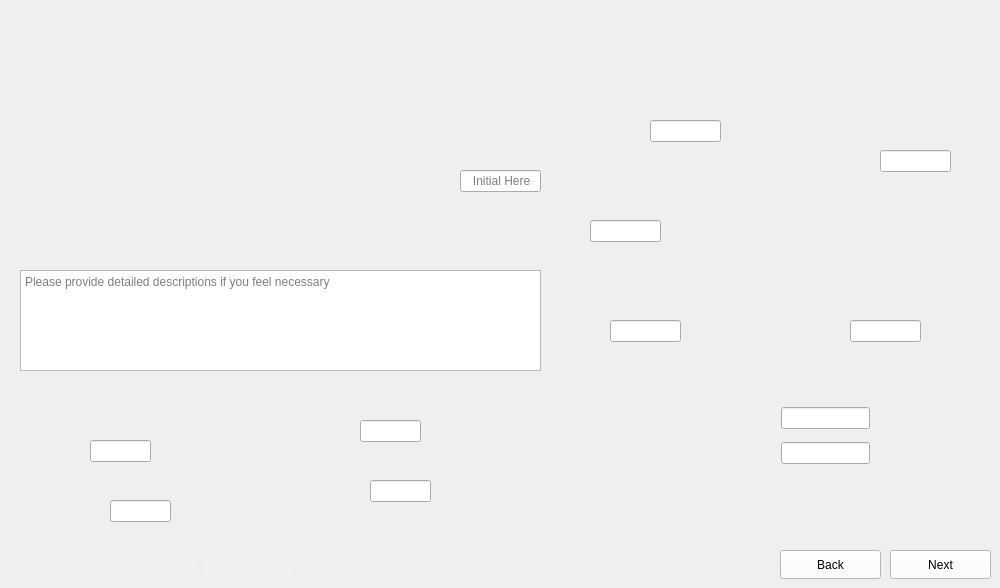
      <widget class="QWidget" name="Premount_Clean_and_Measure_Subwafer_2">
       <property name="maximumSize">
        <size>
         <width>1024</width>
         <height>600</height>
        </size>
       </property>
       <property name="styleSheet">
        <string notr="true">border-image: url(:/images/images/Premount_Clean_and_Measure_Subwafer_2.png);</string>
       </property>
       <widget class="QTextEdit" name="Premount_Clean_and_Measure_Subwafer_2_Comments">
        <property name="geometry">
         <rect>
          <x>20</x>
          <y>270</y>
          <width>521</width>
          <height>101</height>
         </rect>
        </property>
        <property name="styleSheet">
         <string notr="true">border-image:None;</string>
        </property>
        <property name="placeholderText">
         <string>Please provide detailed descriptions if you feel necessary </string>
        </property>
       </widget>
       <widget class="QLineEdit" name="Premount_Clean_and_Measure_Subwafer_2_Data4">
        <property name="geometry">
         <rect>
          <x>90</x>
          <y>440</y>
          <width>61</width>
          <height>22</height>
         </rect>
        </property>
        <property name="styleSheet">
         <string notr="true">border-image:None;</string>
        </property>
       </widget>
       <widget class="QLineEdit" name="Premount_Clean_and_Measure_Subwafer_2_Data6">
        <property name="geometry">
         <rect>
          <x>370</x>
          <y>480</y>
          <width>61</width>
          <height>22</height>
         </rect>
        </property>
        <property name="styleSheet">
         <string notr="true">border-image:None;</string>
        </property>
       </widget>
       <widget class="QLineEdit" name="Premount_Clean_and_Measure_Subwafer_2_Data5">
        <property name="geometry">
         <rect>
          <x>110</x>
          <y>500</y>
          <width>61</width>
          <height>22</height>
         </rect>
        </property>
        <property name="styleSheet">
         <string notr="true">border-image:None;</string>
        </property>
       </widget>
       <widget class="QLineEdit" name="Premount_Clean_and_Measure_Subwafer_2_Data7">
        <property name="geometry">
         <rect>
          <x>360</x>
          <y>420</y>
          <width>61</width>
          <height>22</height>
         </rect>
        </property>
        <property name="styleSheet">
         <string notr="true">border-image:None;</string>
        </property>
       </widget>
       <widget class="QLineEdit" name="Premount_Clean_and_Measure_Subwafer_2_Dates">
        <property name="geometry">
         <rect>
          <x>111</x>
          <y>561</y>
          <width>86</width>
          <height>18</height>
         </rect>
        </property>
        <property name="styleSheet">
         <string notr="true">QLineEdit{
background-color: rgb(240, 240, 240);
border: none;
border-image:None;
}</string>
        </property>
       </widget>
       <widget class="QLineEdit" name="Premount_Clean_and_Measure_Subwafer_2_Initial">
        <property name="geometry">
         <rect>
          <x>204</x>
          <y>561</y>
          <width>86</width>
          <height>18</height>
         </rect>
        </property>
        <property name="styleSheet">
         <string notr="true">QLineEdit{
background-color: rgb(240, 240, 240);
border: none;
border-image:None;
}</string>
        </property>
       </widget>
       <widget class="QLineEdit" name="Premount_Clean_and_Measure_Subwafer_2_Data0">
        <property name="geometry">
         <rect>
          <x>460</x>
          <y>170</y>
          <width>81</width>
          <height>22</height>
         </rect>
        </property>
        <property name="styleSheet">
         <string notr="true">border-image:None;</string>
        </property>
        <property name="placeholderText">
         <string>   Initial Here</string>
        </property>
       </widget>
       <widget class="QLineEdit" name="Premount_Clean_and_Measure_Subwafer_2_Data8">
        <property name="geometry">
         <rect>
          <x>590</x>
          <y>220</y>
          <width>71</width>
          <height>22</height>
         </rect>
        </property>
        <property name="styleSheet">
         <string notr="true">border-image:None;</string>
        </property>
       </widget>
       <widget class="QLineEdit" name="Premount_Clean_and_Measure_Subwafer_2_Data9">
        <property name="geometry">
         <rect>
          <x>850</x>
          <y>320</y>
          <width>71</width>
          <height>22</height>
         </rect>
        </property>
        <property name="styleSheet">
         <string notr="true">border-image:None;</string>
        </property>
       </widget>
       <widget class="QLineEdit" name="Premount_Clean_and_Measure_Subwafer_2_Data10">
        <property name="geometry">
         <rect>
          <x>781</x>
          <y>442</y>
          <width>89</width>
          <height>22</height>
         </rect>
        </property>
        <property name="styleSheet">
         <string notr="true">border-image:None;</string>
        </property>
       </widget>
       <widget class="QLineEdit" name="Premount_Clean_and_Measure_Subwafer_2_Data11">
        <property name="geometry">
         <rect>
          <x>650</x>
          <y>120</y>
          <width>71</width>
          <height>22</height>
         </rect>
        </property>
        <property name="styleSheet">
         <string notr="true">border-image:None;</string>
        </property>
       </widget>
       <widget class="QLineEdit" name="Premount_Clean_and_Measure_Subwafer_2_Data1">
        <property name="geometry">
         <rect>
          <x>880</x>
          <y>150</y>
          <width>71</width>
          <height>22</height>
         </rect>
        </property>
        <property name="styleSheet">
         <string notr="true">border-image:None;</string>
        </property>
       </widget>
       <widget class="QLineEdit" name="Premount_Clean_and_Measure_Subwafer_2_Data2">
        <property name="geometry">
         <rect>
          <x>610</x>
          <y>320</y>
          <width>71</width>
          <height>22</height>
         </rect>
        </property>
        <property name="styleSheet">
         <string notr="true">border-image:None;</string>
        </property>
       </widget>
       <widget class="QLineEdit" name="Premount_Clean_and_Measure_Subwafer_2_Data3">
        <property name="geometry">
         <rect>
          <x>781</x>
          <y>407</y>
          <width>89</width>
          <height>22</height>
         </rect>
        </property>
        <property name="styleSheet">
         <string notr="true">border-image:None;</string>
        </property>
       </widget>
       <widget class="QPushButton" name="Premount_Clean_and_Measure_Subwafer_2_Back">
        <property name="geometry">
         <rect>
          <x>780</x>
          <y>550</y>
          <width>101</width>
          <height>29</height>
         </rect>
        </property>
        <property name="styleSheet">
         <string notr="true">QPushButton{
background-color: rgb(255, 255, 255);
height: 35px;
border-image:None;
}
QPushButton::hover{
background-color: rgb(0, 0, 255);
}
QPushButton:pressed{
padding-top:7px;
padding-top:7px;
}</string>
        </property>
        <property name="text">
         <string>Back</string>
        </property>
       </widget>
       <widget class="QPushButton" name="Premount_Clean_and_Measure_Subwafer_2_Next">
        <property name="geometry">
         <rect>
          <x>890</x>
          <y>550</y>
          <width>101</width>
          <height>29</height>
         </rect>
        </property>
        <property name="styleSheet">
         <string notr="true">QPushButton{
background-color: rgb(255, 255, 255);
height: 35px;
border-image:None;
}
QPushButton::hover{
background-color: rgb(0, 0, 255);
}
QPushButton:pressed{
padding-top:7px;
padding-top:7px;
}</string>
        </property>
        <property name="text">
         <string>Next</string>
        </property>
       </widget>
      </widget>
